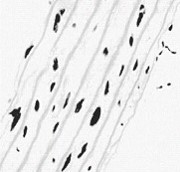
#> input picture images/cell.jpg, 180 x 172 px
$ python imp_7_4_OpeningApp.py
#> lines starting #> are read from the running program, lines starting #| are printed output that depends on the picture; after the words box and inside, x2 and y2 are one past the last pixel; in counts of white or black regions, pixels touching at a corner belong together
# 열림 연산의 응용

import cv2
import sys
import numpy as np

src = cv2.imread('images/cell.jpg', cv2.IMREAD_GRAYSCALE)
#> src: shape (172, 180); min 2, max 255, mean 234.4

if src is None:
    print('영상 읽기 실패')
    sys.exit()

# 이진화로 노이즈 제거
ret, bin = cv2.threshold(src, 0, 255, cv2.THRESH_BINARY_INV | cv2.THRESH_OTSU)
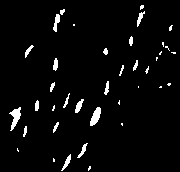
#> bin: shape (172, 180); 3.6% white; 38 white regions (18 under 20 px), largest, box (x1, y1, x2, y2) and area: (9, 107, 21, 131) 136, (90, 107, 101, 126) 123, (53, 14, 60, 32) 69
#> ret = 154
# cv2.imwrite('cell_bin.jpg', bin)

# 열림연산으로 셀 분리
se = cv2.getStructuringElement(cv2.MORPH_RECT, (3,3))
dst = cv2.morphologyEx(bin, cv2.MORPH_OPEN, se, iterations=1)
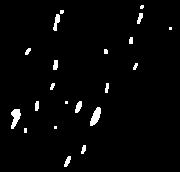
#> dst: shape (172, 180); 2.5% white; 21 white regions (7 under 20 px), largest, box (x1, y1, x2, y2) and area: (90, 107, 101, 126) 123, (11, 109, 21, 129) 123, (53, 14, 60, 31) 67
# cv2.imwrite('cell_open.jpg', dst)

# 셀의 개수 세기
cnt, labels = cv2.connectedComponents(dst)
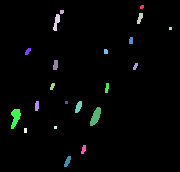
#> labels: shape (172, 180) int32; 22 distinct labels, from 0 to 21; one colour per label, 0 black
#> cnt = 22

print('세포의 개수 = ', cnt)
#| 세포의 개수 =  22

cv2.imshow('Original1', src)
cv2.imshow('Result', dst)
cv2.waitKey()
cv2.destroyAllWindows()
